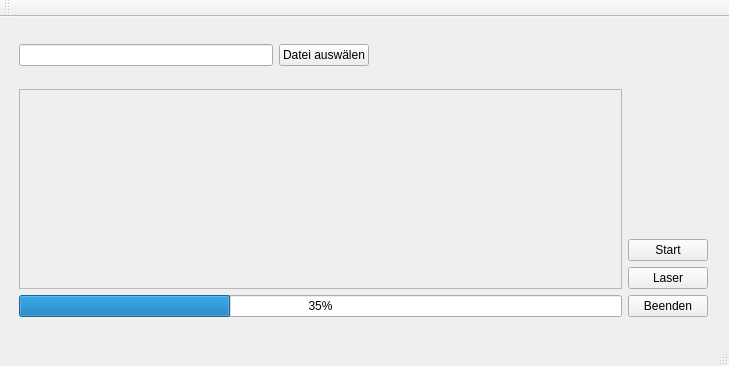
<?xml version="1.0" encoding="UTF-8"?>
<ui version="4.0">
 <class>Main</class>
 <widget class="QMainWindow" name="Main">
  <property name="geometry">
   <rect>
    <x>0</x>
    <y>0</y>
    <width>729</width>
    <height>366</height>
   </rect>
  </property>
  <property name="windowTitle">
   <string>Main</string>
  </property>
  <widget class="QWidget" name="centralWidget">
   <widget class="QWidget" name="horizontalLayoutWidget">
    <property name="geometry">
     <rect>
      <x>8</x>
      <y>0</y>
      <width>711</width>
      <height>311</height>
     </rect>
    </property>
    <layout class="QHBoxLayout" name="horizontalLayout">
     <item>
      <layout class="QVBoxLayout" name="verticalLayout_3">
       <item>
        <layout class="QVBoxLayout" name="verticalLayout_4">
         <item>
          <spacer name="verticalSpacer_2">
           <property name="orientation">
            <enum>Qt::Vertical</enum>
           </property>
           <property name="sizeHint" stdset="0">
            <size>
             <width>20</width>
             <height>40</height>
            </size>
           </property>
          </spacer>
         </item>
         <item>
          <layout class="QHBoxLayout" name="horizontalLayout_2">
           <item>
            <widget class="QLineEdit" name="lineEdit"/>
           </item>
           <item>
            <widget class="QPushButton" name="cmd_Auswahl">
             <property name="text">
              <string>Datei auswälen</string>
             </property>
            </widget>
           </item>
           <item>
            <spacer name="horizontalSpacer_2">
             <property name="orientation">
              <enum>Qt::Horizontal</enum>
             </property>
             <property name="sizeHint" stdset="0">
              <size>
               <width>40</width>
               <height>20</height>
              </size>
             </property>
            </spacer>
           </item>
          </layout>
         </item>
         <item>
          <spacer name="verticalSpacer">
           <property name="orientation">
            <enum>Qt::Vertical</enum>
           </property>
           <property name="sizeHint" stdset="0">
            <size>
             <width>20</width>
             <height>40</height>
            </size>
           </property>
          </spacer>
         </item>
         <item>
          <widget class="QFrame" name="frame">
           <property name="minimumSize">
            <size>
             <width>200</width>
             <height>200</height>
            </size>
           </property>
           <property name="autoFillBackground">
            <bool>true</bool>
           </property>
           <property name="frameShape">
            <enum>QFrame::StyledPanel</enum>
           </property>
           <property name="frameShadow">
            <enum>QFrame::Raised</enum>
           </property>
          </widget>
         </item>
         <item>
          <widget class="QProgressBar" name="progressBar">
           <property name="value">
            <number>35</number>
           </property>
          </widget>
         </item>
        </layout>
       </item>
      </layout>
     </item>
     <item>
      <layout class="QVBoxLayout" name="verticalLayout_2">
       <item>
        <spacer name="verticalSpacer_4">
         <property name="orientation">
          <enum>Qt::Vertical</enum>
         </property>
         <property name="sizeHint" stdset="0">
          <size>
           <width>20</width>
           <height>40</height>
          </size>
         </property>
        </spacer>
       </item>
       <item>
        <widget class="QPushButton" name="cmd_Start">
         <property name="text">
          <string>Start</string>
         </property>
        </widget>
       </item>
       <item>
        <widget class="QPushButton" name="cmd_Laser">
         <property name="text">
          <string>Laser</string>
         </property>
        </widget>
       </item>
       <item>
        <widget class="QPushButton" name="cmd_Quit">
         <property name="text">
          <string>Beenden</string>
         </property>
        </widget>
       </item>
      </layout>
     </item>
    </layout>
   </widget>
  </widget>
  <widget class="QMenuBar" name="menuBar">
   <property name="geometry">
    <rect>
     <x>0</x>
     <y>0</y>
     <width>729</width>
     <height>21</height>
    </rect>
   </property>
  </widget>
  <widget class="QToolBar" name="mainToolBar">
   <attribute name="toolBarArea">
    <enum>TopToolBarArea</enum>
   </attribute>
   <attribute name="toolBarBreak">
    <bool>false</bool>
   </attribute>
  </widget>
  <widget class="QStatusBar" name="statusBar"/>
 </widget>
 <layoutdefault spacing="6" margin="11"/>
 <resources/>
 <connections>
  <connection>
   <sender>cmd_Quit</sender>
   <signal>clicked()</signal>
   <receiver>Main</receiver>
   <slot>close()</slot>
   <hints>
    <hint type="sourcelabel">
     <x>679</x>
     <y>330</y>
    </hint>
    <hint type="destinationlabel">
     <x>364</x>
     <y>182</y>
    </hint>
   </hints>
  </connection>
 </connections>
</ui>
